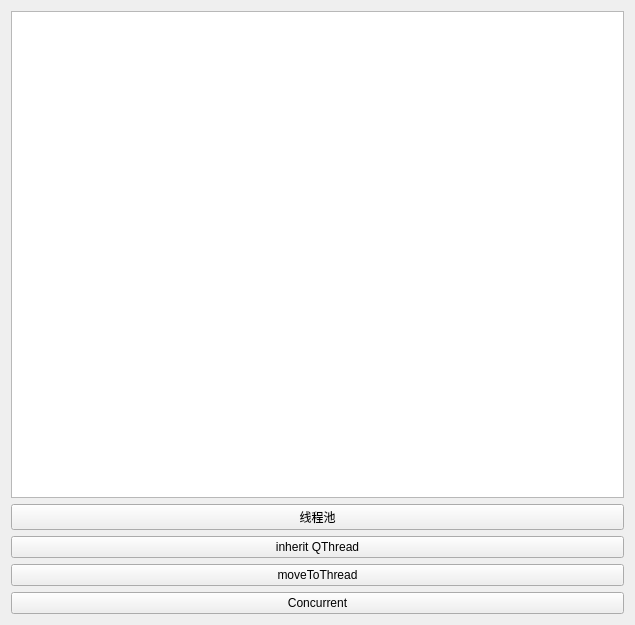
<?xml version="1.0" encoding="UTF-8"?>
<ui version="4.0">
 <class>Widget</class>
 <widget class="QWidget" name="Widget">
  <property name="geometry">
   <rect>
    <x>0</x>
    <y>0</y>
    <width>635</width>
    <height>625</height>
   </rect>
  </property>
  <property name="windowTitle">
   <string>Widget</string>
  </property>
  <layout class="QVBoxLayout" name="verticalLayout">
   <item>
    <widget class="QTextEdit" name="textEdit"/>
   </item>
   <item>
    <widget class="QPushButton" name="btn1">
     <property name="text">
      <string>线程池</string>
     </property>
    </widget>
   </item>
   <item>
    <widget class="QPushButton" name="btn2">
     <property name="text">
      <string>inherit QThread</string>
     </property>
    </widget>
   </item>
   <item>
    <widget class="QPushButton" name="btn3">
     <property name="text">
      <string>moveToThread</string>
     </property>
    </widget>
   </item>
   <item>
    <widget class="QPushButton" name="pushButton">
     <property name="text">
      <string>Concurrent</string>
     </property>
    </widget>
   </item>
  </layout>
 </widget>
 <layoutdefault spacing="6" margin="11"/>
 <resources/>
 <connections/>
</ui>
